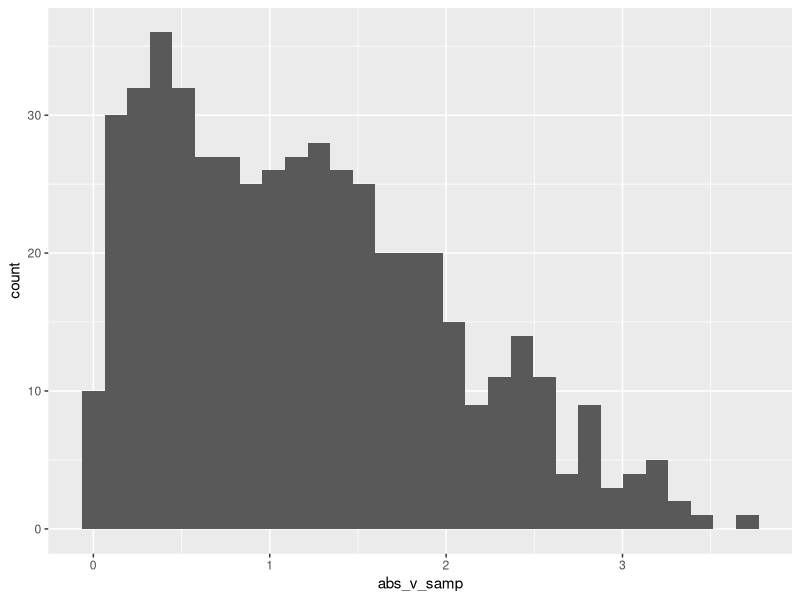

The R script that drew this image:
## ---- chunk 1
samp = rnorm(100)
length(samp)
## ---- chunk 2
library(tidyverse)
la.df=
  tibble(
    norm_samp=rnorm(n=500, mean=1),
    samp_geq0=norm_samp>0,
    abs_v_samp=abs(norm_samp)
  )
ggplot(la.df, aes(x=abs_v_samp)) + 
  geom_histogram()

